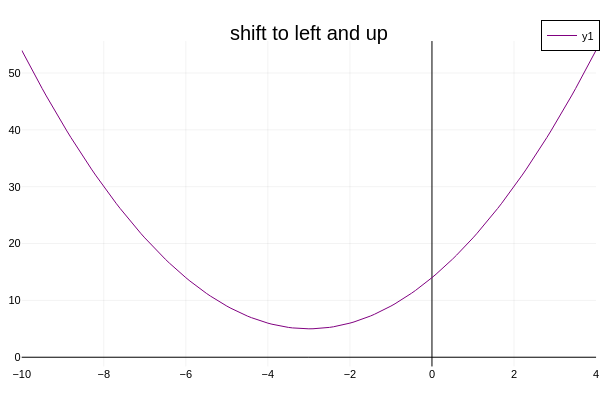

Notebook cell for this chart:
### Code cell
@syms x
# let c > 0
c = 3
f = (x + c)^2 + 5

#fix plot code
hh = -c
margin = 2c + 1 
x_left  = hh - margin
x_right = hh + margin
x_domain = x_left:0.1:x_right

plot(x_domain,f, title="shift to left and up" , color=:purple, framestyle=:zerolines,
 xlims = (x_left, x_right))

### Figure 1 — Plotly figure (JSON) as saved in the notebook; plotly's stock layout.template omitted (floating-point values rounded to 4 significant figures; data arrays with more than 128 entries replaced by an {"elided": "..."} marker saying what was removed)
{"data": [{"colorbar": {"len": 0.9039, "title": "", "x": 0.9934, "y": 0.4896}, "legendgroup": "y1", "line": {"color": "rgba(128, 0, 128, 1.000)", "dash": "solid", "shape": "linear", "width": 1}, "mode": "lines", "name": "y1", "showlegend": true, "type": "scatter", "x": {"elided": "141 float values"}, "xaxis": "x", "y": {"elided": "141 float values"}, "yaxis": "y"}], "layout": {"annotations": [{"font": {"color": "rgba(0, 0, 0, 1.000)", "family": "sans-serif", "size": 20}, "rotation": 0, "showarrow": false, "text": "shift to left and up", "x": 0.5148, "xanchor": "center", "xref": "paper", "y": 1, "yanchor": "top", "yref": "paper"}], "height": 400, "legend": {"bgcolor": "rgba(255, 255, 255, 1.000)", "bordercolor": "rgba(0, 0, 0, 1.000)", "borderwidth": 1, "font": {"color": "rgba(0, 0, 0, 1.000)", "family": "sans-serif", "size": 11}, "title": {"font": {"color": "rgba(0, 0, 0, 1.000)", "family": "sans-serif", "size": 15}, "text": ""}, "tracegroupgap": 0, "traceorder": "normal", "x": 1, "xanchor": "auto", "y": 1, "yanchor": "auto"}, "margin": {"b": 20, "l": 0, "r": 0, "t": 20}, "paper_bgcolor": "rgba(255, 255, 255, 1.000)", "plot_bgcolor": "rgba(255, 255, 255, 1.000)", "showlegend": true, "width": 600, "xaxis": {"anchor": "y", "domain": [0.03619, 0.9934], "gridcolor": "rgba(0, 0, 0, 0.100)", "gridwidth": 0.5, "linecolor": "rgba(0, 0, 0, 1.000)", "mirror": false, "range": [-10, 4], "showgrid": true, "showline": false, "showticklabels": true, "tickangle": 0, "tickcolor": "rgba(0, 0, 0, 0.000)", "tickfont": {"color": "rgba(0, 0, 0, 1.000)", "family": "sans-serif", "size": 11}, "tickmode": "array", "ticks": "inside", "ticktext": ["−10", "−8", "−6", "−4", "−2", "0", "2", "4"], "tickvals": [-10, -8, -6, -4, -2, 0, 2, 4], "title": "", "titlefont": {"color": "rgba(0, 0, 0, 1.000)", "family": "sans-serif", "size": 15}, "type": "-", "visible": true, "zeroline": true, "zerolinecolor": "rgba(0, 0, 0, 1.000)"}, "yaxis": {"anchor": "x", "domain": [0.03762, 0.9415], "gridcolor": "rgba(0, 0, 0, 0.100)", "gridwidth": 0.5, "linecolor": "rgba(0, 0, 0, 1.000)", "mirror": false, "range": [-1.62, 55.62], "showgrid": true, "showline": false, "showticklabels": true, "tickangle": 0, "tickcolor": "rgba(0, 0, 0, 0.000)", "tickfont": {"color": "rgba(0, 0, 0, 1.000)", "family": "sans-serif", "size": 11}, "tickmode": "array", "ticks": "inside", "ticktext": ["0", "10", "20", "30", "40", "50"], "tickvals": [0, 10, 20, 30, 40, 50], "title": "", "titlefont": {"color": "rgba(0, 0, 0, 1.000)", "family": "sans-serif", "size": 15}, "type": "-", "visible": true, "zeroline": true, "zerolinecolor": "rgba(0, 0, 0, 1.000)"}}}
